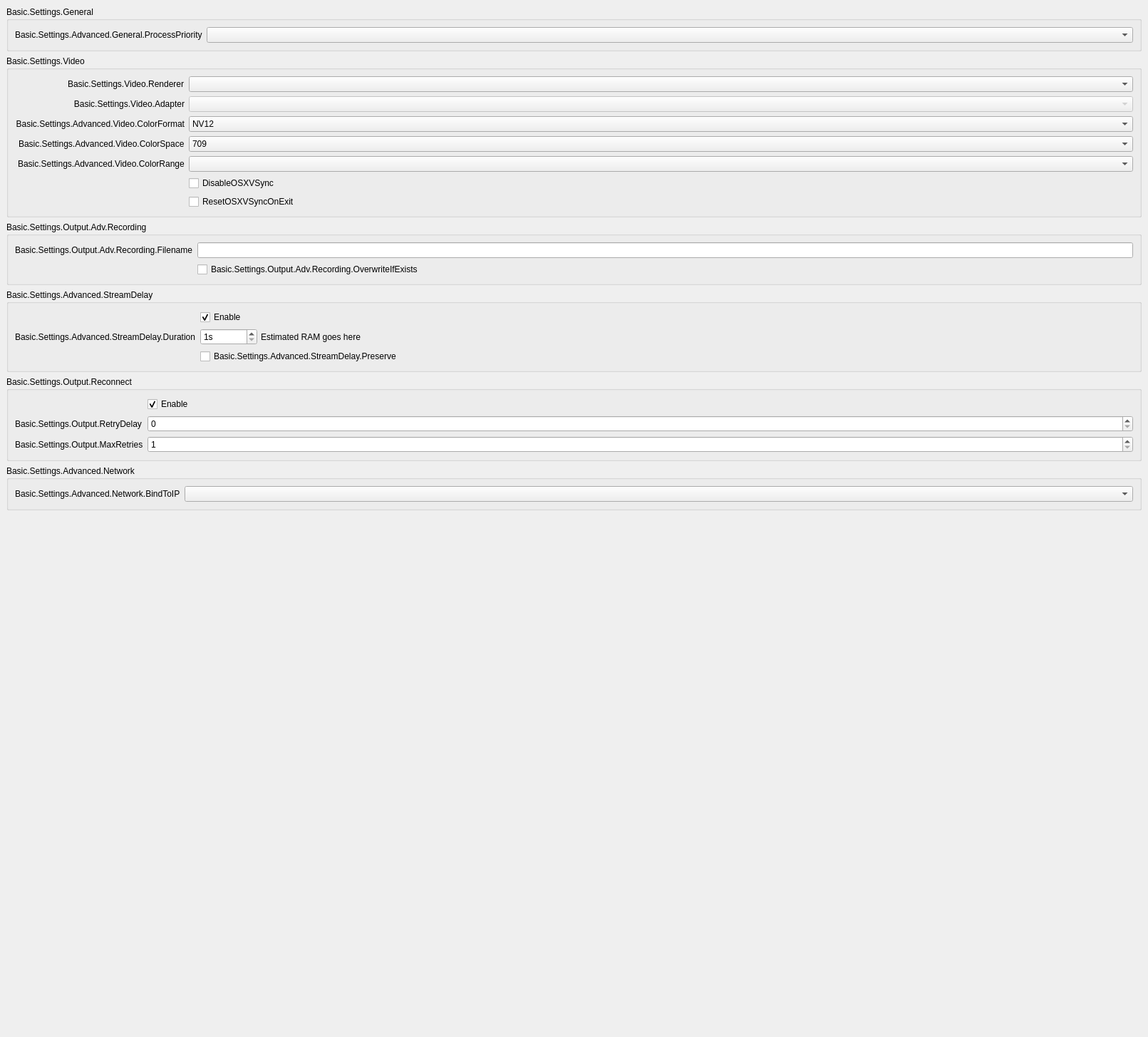
           <widget class="QWidget" name="scrollAreaWidgetContents">
            <property name="geometry">
             <rect>
              <x>0</x>
              <y>0</y>
              <width>1611</width>
              <height>1455</height>
             </rect>
            </property>
            <layout class="QVBoxLayout" name="verticalLayout_16">
             <property name="leftMargin">
              <number>0</number>
             </property>
             <property name="topMargin">
              <number>0</number>
             </property>
             <property name="rightMargin">
              <number>0</number>
             </property>
             <property name="bottomMargin">
              <number>9</number>
             </property>
             <item alignment="Qt::AlignTop">
              <widget class="QWidget" name="widget_11" native="true">
               <layout class="QVBoxLayout" name="verticalLayout_17">
                <item>
                 <widget class="QGroupBox" name="advancedGeneralGroupBox">
                  <property name="title">
                   <string>Basic.Settings.General</string>
                  </property>
                  <layout class="QFormLayout" name="formLayout_22">
                   <item row="0" column="0">
                    <widget class="QLabel" name="processPriorityLabel">
                     <property name="text">
                      <string>Basic.Settings.Advanced.General.ProcessPriority</string>
                     </property>
                     <property name="buddy">
                      <cstring>processPriority</cstring>
                     </property>
                    </widget>
                   </item>
                   <item row="0" column="1">
                    <widget class="QComboBox" name="processPriority"/>
                   </item>
                  </layout>
                 </widget>
                </item>
                <item>
                 <widget class="QGroupBox" name="advancedVideoContainer">
                  <property name="title">
                   <string>Basic.Settings.Video</string>
                  </property>
                  <layout class="QFormLayout" name="formLayout_14">
                   <property name="fieldGrowthPolicy">
                    <enum>QFormLayout::AllNonFixedFieldsGrow</enum>
                   </property>
                   <property name="labelAlignment">
                    <set>Qt::AlignRight|Qt::AlignTrailing|Qt::AlignVCenter</set>
                   </property>
                   <item row="2" column="0">
                    <widget class="QLabel" name="label_30">
                     <property name="minimumSize">
                      <size>
                       <width>0</width>
                       <height>0</height>
                      </size>
                     </property>
                     <property name="text">
                      <string>Basic.Settings.Advanced.Video.ColorFormat</string>
                     </property>
                     <property name="alignment">
                      <set>Qt::AlignRight|Qt::AlignTrailing|Qt::AlignVCenter</set>
                     </property>
                     <property name="buddy">
                      <cstring>colorFormat</cstring>
                     </property>
                    </widget>
                   </item>
                   <item row="2" column="1">
                    <widget class="QComboBox" name="colorFormat">
                     <item>
                      <property name="text">
                       <string notr="true">NV12</string>
                      </property>
                     </item>
                     <item>
                      <property name="text">
                       <string notr="true">I420</string>
                      </property>
                     </item>
                     <item>
                      <property name="text">
                       <string>I444</string>
                      </property>
                     </item>
                     <item>
                      <property name="text">
                       <string notr="true">RGB</string>
                      </property>
                     </item>
                    </widget>
                   </item>
                   <item row="4" column="0">
                    <widget class="QLabel" name="label_34">
                     <property name="text">
                      <string>Basic.Settings.Advanced.Video.ColorRange</string>
                     </property>
                     <property name="buddy">
                      <cstring>colorRange</cstring>
                     </property>
                    </widget>
                   </item>
                   <item row="4" column="1">
                    <widget class="QComboBox" name="colorRange"/>
                   </item>
                   <item row="3" column="0">
                    <widget class="QLabel" name="label_33">
                     <property name="text">
                      <string>Basic.Settings.Advanced.Video.ColorSpace</string>
                     </property>
                     <property name="buddy">
                      <cstring>colorSpace</cstring>
                     </property>
                    </widget>
                   </item>
                   <item row="3" column="1">
                    <widget class="QComboBox" name="colorSpace">
                     <item>
                      <property name="text">
                       <string notr="true">709</string>
                      </property>
                     </item>
                     <item>
                      <property name="text">
                       <string notr="true">601</string>
                      </property>
                     </item>
                    </widget>
                   </item>
                   <item row="0" column="0">
                    <widget class="QLabel" name="rendererLabel">
                     <property name="text">
                      <string>Basic.Settings.Video.Renderer</string>
                     </property>
                     <property name="buddy">
                      <cstring>renderer</cstring>
                     </property>
                    </widget>
                   </item>
                   <item row="0" column="1">
                    <widget class="QComboBox" name="renderer">
                     <property name="currentText">
                      <string notr="true"/>
                     </property>
                    </widget>
                   </item>
                   <item row="1" column="0">
                    <widget class="QLabel" name="adapterLabel">
                     <property name="text">
                      <string>Basic.Settings.Video.Adapter</string>
                     </property>
                     <property name="alignment">
                      <set>Qt::AlignRight|Qt::AlignTrailing|Qt::AlignVCenter</set>
                     </property>
                     <property name="buddy">
                      <cstring>adapter</cstring>
                     </property>
                    </widget>
                   </item>
                   <item row="1" column="1">
                    <widget class="QComboBox" name="adapter">
                     <property name="enabled">
                      <bool>false</bool>
                     </property>
                     <property name="currentText">
                      <string notr="true"/>
                     </property>
                    </widget>
                   </item>
                   <item row="5" column="1">
                    <widget class="QCheckBox" name="disableOSXVSync">
                     <property name="text">
                      <string>DisableOSXVSync</string>
                     </property>
                    </widget>
                   </item>
                   <item row="6" column="1">
                    <widget class="QCheckBox" name="resetOSXVSync">
                     <property name="text">
                      <string>ResetOSXVSyncOnExit</string>
                     </property>
                    </widget>
                   </item>
                  </layout>
                 </widget>
                </item>
                <item>
                 <widget class="QGroupBox" name="groupBox_6">
                  <property name="title">
                   <string>Basic.Settings.Output.Adv.Recording</string>
                  </property>
                  <layout class="QFormLayout" name="formLayout_17">
                   <item row="0" column="0">
                    <widget class="QLabel" name="label_7">
                     <property name="text">
                      <string>Basic.Settings.Output.Adv.Recording.Filename</string>
                     </property>
                    </widget>
                   </item>
                   <item row="0" column="1">
                    <widget class="QLineEdit" name="filenameFormatting"/>
                   </item>
                   <item row="1" column="1">
                    <widget class="QCheckBox" name="overwriteIfExists">
                     <property name="text">
                      <string>Basic.Settings.Output.Adv.Recording.OverwriteIfExists</string>
                     </property>
                    </widget>
                   </item>
                  </layout>
                 </widget>
                </item>
                <item>
                 <widget class="QGroupBox" name="groupBox_5">
                  <property name="title">
                   <string>Basic.Settings.Advanced.StreamDelay</string>
                  </property>
                  <layout class="QFormLayout" name="formLayout_18">
                   <item row="0" column="1">
                    <widget class="QCheckBox" name="streamDelayEnable">
                     <property name="text">
                      <string>Enable</string>
                     </property>
                     <property name="checked">
                      <bool>true</bool>
                     </property>
                    </widget>
                   </item>
                   <item row="1" column="0">
                    <widget class="QLabel" name="label_56">
                     <property name="text">
                      <string>Basic.Settings.Advanced.StreamDelay.Duration</string>
                     </property>
                     <property name="buddy">
                      <cstring>streamDelaySec</cstring>
                     </property>
                    </widget>
                   </item>
                   <item row="1" column="1">
                    <widget class="QWidget" name="widget_12" native="true">
                     <property name="enabled">
                      <bool>true</bool>
                     </property>
                     <layout class="QHBoxLayout" name="horizontalLayout_13">
                      <property name="spacing">
                       <number>5</number>
                      </property>
                      <property name="leftMargin">
                       <number>0</number>
                      </property>
                      <property name="topMargin">
                       <number>0</number>
                      </property>
                      <property name="rightMargin">
                       <number>0</number>
                      </property>
                      <property name="bottomMargin">
                       <number>0</number>
                      </property>
                      <item>
                       <widget class="QSpinBox" name="streamDelaySec">
                        <property name="enabled">
                         <bool>true</bool>
                        </property>
                        <property name="sizePolicy">
                         <sizepolicy hsizetype="Maximum" vsizetype="Fixed">
                          <horstretch>0</horstretch>
                          <verstretch>0</verstretch>
                         </sizepolicy>
                        </property>
                        <property name="minimumSize">
                         <size>
                          <width>80</width>
                          <height>0</height>
                         </size>
                        </property>
                        <property name="suffix">
                         <string notr="true">s</string>
                        </property>
                        <property name="minimum">
                         <number>1</number>
                        </property>
                        <property name="maximum">
                         <number>1800</number>
                        </property>
                       </widget>
                      </item>
                      <item>
                       <widget class="QLabel" name="streamDelayInfo">
                        <property name="text">
                         <string notr="true">Estimated RAM goes here</string>
                        </property>
                       </widget>
                      </item>
                     </layout>
                    </widget>
                   </item>
                   <item row="2" column="1">
                    <widget class="QCheckBox" name="streamDelayPreserve">
                     <property name="text">
                      <string>Basic.Settings.Advanced.StreamDelay.Preserve</string>
                     </property>
                    </widget>
                   </item>
                  </layout>
                 </widget>
                </item>
                <item>
                 <widget class="QGroupBox" name="groupBox_7">
                  <property name="title">
                   <string>Basic.Settings.Output.Reconnect</string>
                  </property>
                  <layout class="QFormLayout" name="formLayout_19">
                   <property name="fieldGrowthPolicy">
                    <enum>QFormLayout::AllNonFixedFieldsGrow</enum>
                   </property>
                   <item row="1" column="0">
                    <widget class="QLabel" name="label_17">
                     <property name="text">
                      <string>Basic.Settings.Output.RetryDelay</string>
                     </property>
                     <property name="buddy">
                      <cstring>reconnectRetryDelay</cstring>
                     </property>
                    </widget>
                   </item>
                   <item row="0" column="1">
                    <widget class="QCheckBox" name="reconnectEnable">
                     <property name="text">
                      <string>Enable</string>
                     </property>
                     <property name="checked">
                      <bool>true</bool>
                     </property>
                    </widget>
                   </item>
                   <item row="1" column="1">
                    <widget class="QSpinBox" name="reconnectRetryDelay">
                     <property name="maximum">
                      <number>30</number>
                     </property>
                    </widget>
                   </item>
                   <item row="2" column="0">
                    <widget class="QLabel" name="label_22">
                     <property name="text">
                      <string>Basic.Settings.Output.MaxRetries</string>
                     </property>
                     <property name="buddy">
                      <cstring>reconnectMaxRetries</cstring>
                     </property>
                    </widget>
                   </item>
                   <item row="2" column="1">
                    <widget class="QSpinBox" name="reconnectMaxRetries">
                     <property name="minimum">
                      <number>1</number>
                     </property>
                     <property name="maximum">
                      <number>10000</number>
                     </property>
                    </widget>
                   </item>
                  </layout>
                 </widget>
                </item>
                <item>
                 <widget class="QGroupBox" name="groupBox_11">
                  <property name="title">
                   <string>Basic.Settings.Advanced.Network</string>
                  </property>
                  <layout class="QFormLayout" name="formLayout_23">
                   <property name="fieldGrowthPolicy">
                    <enum>QFormLayout::AllNonFixedFieldsGrow</enum>
                   </property>
                   <item row="0" column="1">
                    <widget class="QComboBox" name="bindToIP"/>
                   </item>
                   <item row="0" column="0">
                    <widget class="QLabel" name="label_27">
                     <property name="text">
                      <string>Basic.Settings.Advanced.Network.BindToIP</string>
                     </property>
                    </widget>
                   </item>
                  </layout>
                 </widget>
                </item>
                <item>
                 <widget class="QLabel" name="advancedMsg">
                  <property name="styleSheet">
                   <string notr="true">color: rgb(255, 0, 4);</string>
                  </property>
                  <property name="text">
                   <string notr="true"/>
                  </property>
                  <property name="wordWrap">
                   <bool>true</bool>
                  </property>
                 </widget>
                </item>
                <item>
                 <widget class="QLabel" name="advancedMsg2">
                  <property name="styleSheet">
                   <string notr="true">color: rgb(255, 0, 4);</string>
                  </property>
                  <property name="text">
                   <string notr="true"/>
                  </property>
                  <property name="wordWrap">
                   <bool>true</bool>
                  </property>
                 </widget>
                </item>
               </layout>
              </widget>
             </item>
            </layout>
           </widget>
